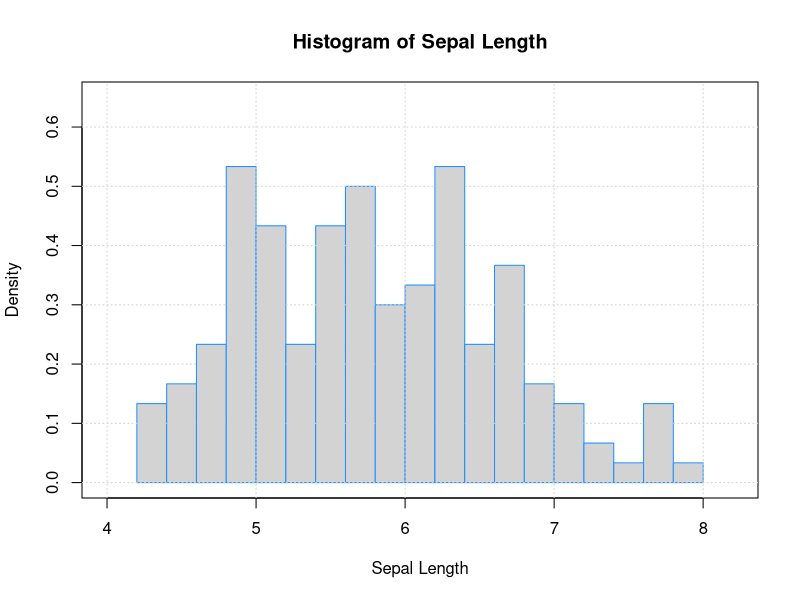
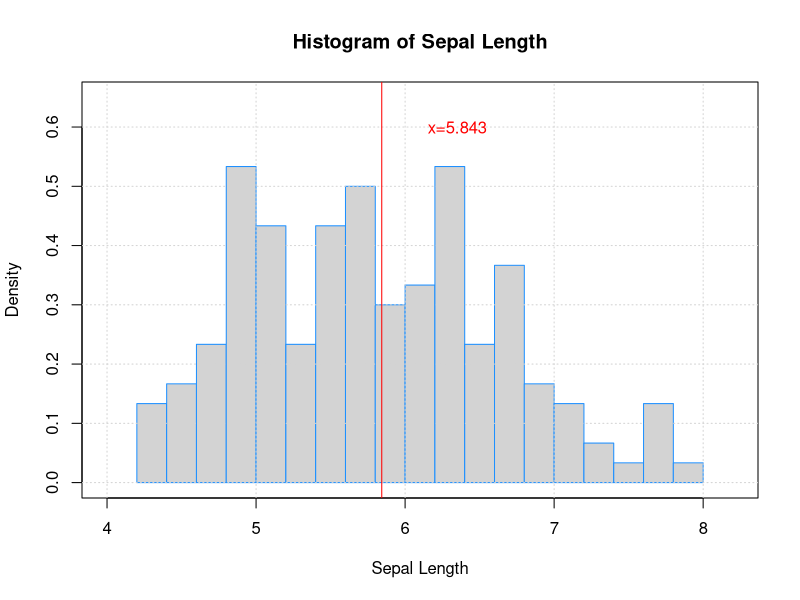
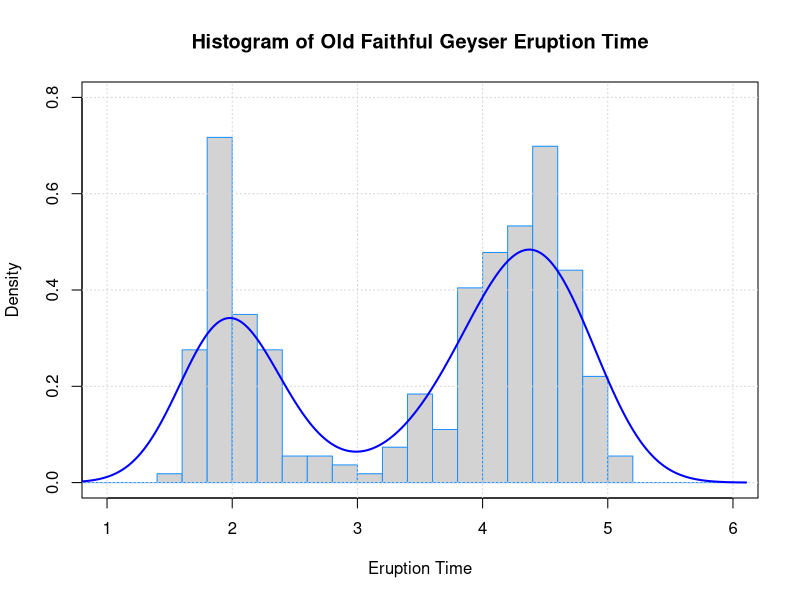

These figures' R source, in order:
## ---- chunk 1
specific_sum_loop <- function(m, pos) {
  my_sum <- 0
  for (i in 1:nrow(m)) {
    for (j in pos) {
      my_sum <- my_sum + m[i, j]
    }
  }
  my_sum
}
## ---- chunk 2
m <- matrix(data = c(114:133), nrow = 4, byrow = TRUE)
pos <- c(1, 4, 2)
specific_sum_loop(m, pos)
## ---- chunk 3
long_names_vec <- function(names) {
  output <- c()
  for (i in 1:length(names)) {
    name <- names[i]
    if (nchar(name) >= 8) {
      output <- c(output, name)
    }
  }
  output
}
## ---- chunk 4
my_names <- c("alexander", "david", "sebastian", "johnathan", "christopher", "ha",
              "washington", "lincoln", "maximo", "mason", "luca", "anthony", "kevin")

long_names_vec(names = my_names)
## ---- chunk 5
roulette_loop <- function(many_bets) {
  
  # randomly decide whether you lose or win on each bet
  win_lose_random <- sample(x = c(TRUE, FALSE), size = length(many_bets),
                            replace = TRUE)
  
  total_prize <- c()
  
  # for each bet
  for (i in 1:length(many_bets)) {
    bet <- many_bets[i]
    prize <- 0
    
    # if we win, then check how much the prize is
    if (win_lose_random[i]) {
      if (bet == 'low') {
        prize <- 10
      } else if (bet == 'high'){
        prize <- 10
      } else if (bet == 'red') {
        prize <- 20
      } else if (bet == "black") {
        prize <- 20
      } else if (bet == "odd") {
        prize <- 15
      } else if (bet == "even") {
        prize <- 15
      } else if (bet == "first") {
        prize <- 50
      } else if (bet == "second") {
        prize <- 50
      } else if (bet == "third") {
        prize <- 50
      }
    }
  # add prize from this bet to the total prize
  total_prize <- c(total_prize, prize)
  }
  
  total_prize
}
## ---- chunk 6
set.seed(385)
roulette_loop(many_bets = c("red"))
roulette_loop(many_bets = c("red", "black", "low", "high"))
## ---- chunk 7
long_vec <- rep(c("red", "black", "low", "high", "second", "first", "third",
                  "odd", "even"), 10000)
system.time(roulette_loop(many_bets = long_vec))
## ---- chunk 8
hist(x = iris$Sepal.Length, main = "Histogram of Sepal Length", xlab = "Sepal Length",
     breaks = 15, border = "dodgerblue", probability = TRUE,
     ylim = c(0, 0.65), xlim = c(4, 8.2))
box()
grid()
## ---- chunk 9
# Plot the histogram with the density estimate curve
hist(x = iris$Sepal.Length, main = "Histogram of Sepal Length", xlab = "Sepal Length",
     breaks = 15, border = "dodgerblue", probability = TRUE,
     ylim = c(0, 0.65), xlim = c(4, 8.2))
box()
grid()
abline(v = mean(iris$Sepal.Length),col = "red",text(6.35,0.6,"x=5.843",col = "red"))
## ---- chunk 10
# plot the 2 plots
faithful
hist(x=faithful$eruption,main = "Histogram of Old Faithful Geyser Eruption Time", xlab = "Eruption Time",
     breaks = seq(from = 0, to = 6, by = 0.2), border = "dodgerblue", probability = TRUE,
     ylim = c(0, 0.8), xlim = c(1, 6))
box()
grid()
lines(density(faithful$eruption), col="blue", lwd=2)
